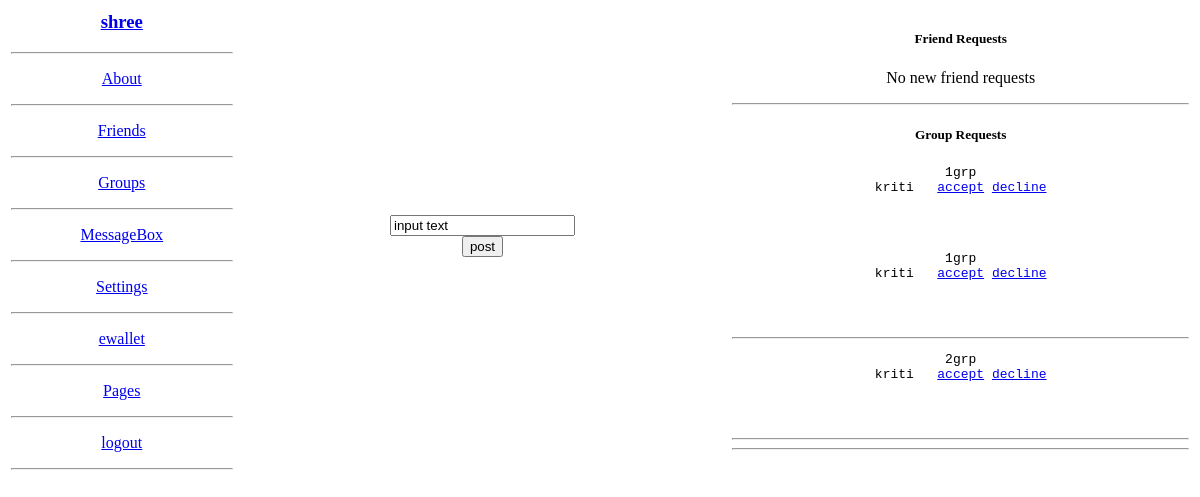
The app's page /accounts/profile/ (signed in), older data.
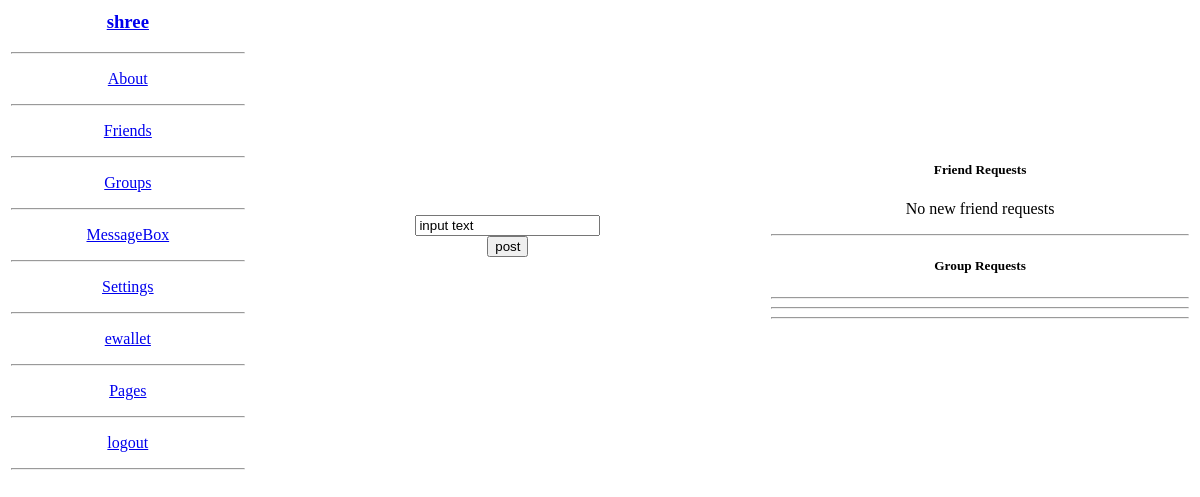
The same page, newer data.
### UserLogin/models.py (models this page shows, shortened)
class GroupRequest(models.Model):
    fro = models.ForeignKey(User, on_delete=models.CASCADE, related_name="from_r")
    group = models.ForeignKey(Groups, on_delete=models.CASCADE, related_name="to_r")
    acc = models.BooleanField(default=False)

class Groups(models.Model):
    group_name = models.CharField(max_length=200)
    group_closed = models.BooleanField(default=False)
    group_admin = models.ForeignKey(User, on_delete=models.CASCADE, related_name="grp_admin1")
    group_price = models.IntegerField(default=0)

class User(AbstractBaseUser):
    username = models.CharField(max_length=255, unique=True)
    email = models.EmailField(max_length=254, default=username)
    name = models.CharField(max_length=255)
    Birthday = models.CharField(max_length=10)
    balance = models.IntegerField(default=1000)
    authenticated = models.IntegerField(default=1)
    privacy = models.BooleanField(default=True)
    timeline = models.BooleanField(default=True)
    type = models.IntegerField(default=1)
    is_active = models.BooleanField(default=True)
    is_staff = models.BooleanField(default=True)
    is_superuser = models.BooleanField(default=False)
    object = UserManager()
    USERNAME_FIELD = 'username'
    def authenticateuser(self):
        print(">>>>")
        print(self.authenticated)
        print(self.username)
        user = User.object.get(username=self.username)
        user.Birthday = "199999999"
        user.authenticated = 0
        user.save()
        user1 = User.object.get(username=self.username)
        print(user1.Birthday, "hellllllll", user1.authenticated)
        return ''

### UserLogin/views.py (the view)
# urls.py: path('accounts/profile/', views.ProfileView, name='profile'),
def ProfileView(request):
    user = User.object.get(username=request.user)
    reqs = get_pending_requests(user)
    posts = Timeline.objects.filter(from_t=request.user) | Timeline.objects.filter(to_t=request.user)
    greqs = grp_requests(user)
    return render(request, 'newsfeed.html', {'user': user, 'freqs': reqs, 'posts': posts,'greqs':greqs})

### UserLogin/views.py (called while the page is built)
def get_pending_requests(user):
    all = FriendshipRequest.objects.all()
    frds1 = FriendshipRequest.objects.filter(to_user=user, accepted=False)
    return frds1

def grp_requests(user):
    all = Groups.objects.filter(group_admin=user)
    reqs = list()
    for elm in all:
        reqs.append(GroupRequest.objects.filter(group=elm))
    return reqs

### UserLogin/templates/newsfeed.html (shortened to what this page needs)
<table style="width:100%;">
    <td style="text-align:center;">
        <h3><a href="timeline.html">{{ user.username }}</a></h3>
        <hr/>
        <p><a href="about.html">About</a></p>
        <hr/>
        <p><a href="FriendList.html">Friends</a></p>
        <hr/>
        <p><a href="groups">Groups</a></p>
        <hr/>
        <p><a href="messenger.html">MessageBox</a></p>
        <hr/>
        <p><a href="settings">Settings</a></p>
        <hr/>
        <p><a href="ewallet" >ewallet</a></p>
        <hr/>
        <p><a href="pages" >Pages</a></p>
        <hr/>
        <p><a href="/{{ user.username }}/logoutuser/">logout</a></p>
        <hr/>
    </td>
    <td style="text-align:center;">
        <p>
        <form action="/{{user.username}}/post" method="POST">
            <input type="text" name="timeline_post" value="input text"><br/>
            <input type="submit" value="post">
        </form>
        </p>
    </td>
    <td style="text-align:center;">
        <h5>Friend Requests</h5>
        {% if not freqs %}
            <p> No new friend requests </p>
        {% endif %}
        <hr/>
        <h5>Group Requests</h5>
        {% for element in greqs %}
        {% for elm in element %}
            <pre><p>{{elm.group.group_name}}<br/>{{elm.fro.username}}   <a href="/{{elm.group.group_name}}/{{elm.fro.username}}/gropacc">accept</a> <a href="/{{elm.group.group_name}}/{{elm.fro.username}}/gropdec">decline</a></p>
            <br/></pre>
                {% endfor %}
            <hr/>
        {% endfor %}
    </td>
</table>

Row changes from the older to the newer data that the page shows:
removed GroupRequest: group.group_name "1grp", fro.username "kriti"
removed GroupRequest: group.group_name "1grp", fro.username "kriti"
removed GroupRequest: group.group_name "2grp", fro.username "kriti"
